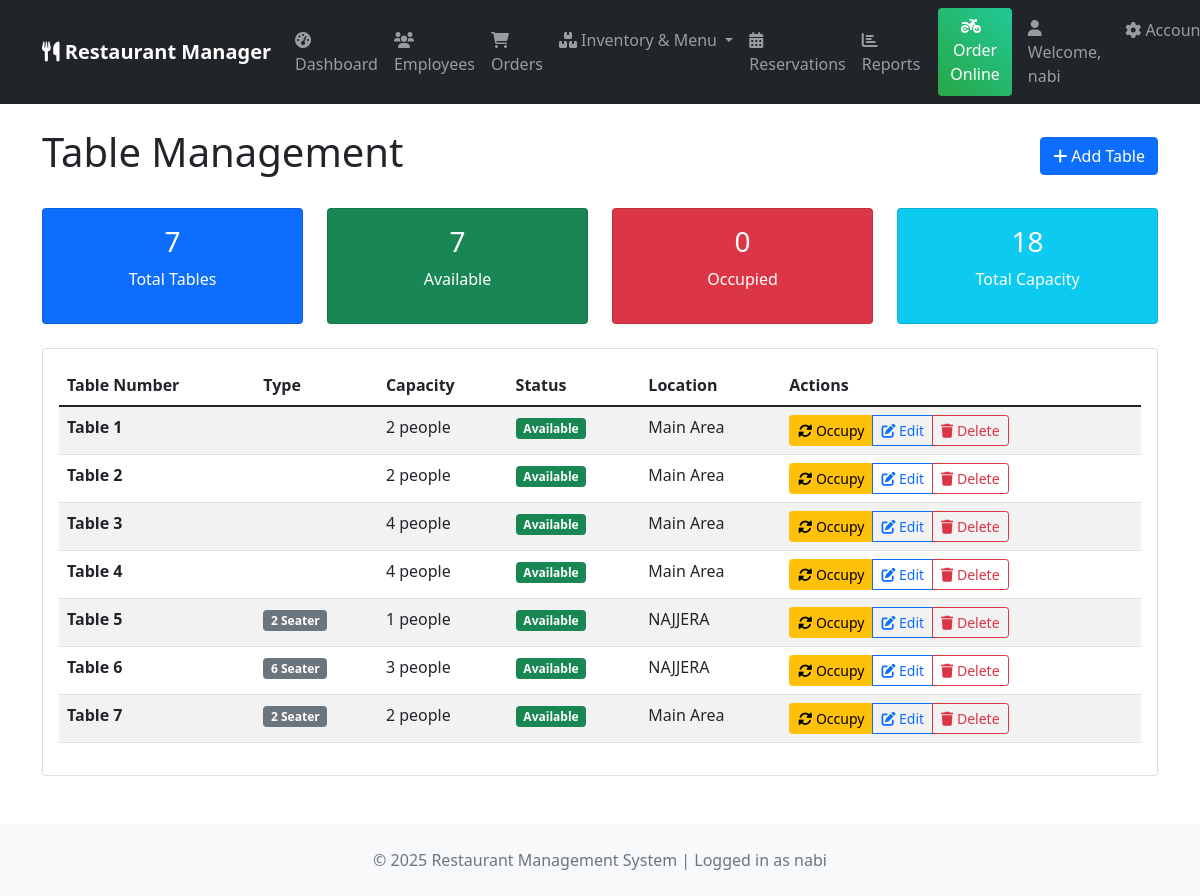
Page /reservations/tables/ (signed in) on the committed database.
### reservations/models.py (models this page shows, shortened)
class Table(models.Model):
    TABLE_TYPES = [
        ('2_seater', '2 Seater'),
        ('4_seater', '4 Seater'),
        ('6_seater', '6 Seater'),
        ('family', 'Family (8+)'),
    ]
    table_number = models.CharField(max_length=10, unique=True)
    table_type = models.CharField(max_length=20, choices=TABLE_TYPES)
    capacity = models.PositiveIntegerField()
    is_available = models.BooleanField(default=True)
    location_description = models.CharField(max_length=100, blank=True)
    branch = models.ForeignKey(Branch, on_delete=models.CASCADE, null=True, blank=True)
    class Meta:
        ordering = ['table_number']

### reservations/views.py (the view)
# urls.py: path('tables/', views.table_list, name='table_list'),
@login_required
def table_list(request):
    tables = Table.objects.all().order_by('table_number')
    total_tables = tables.count()
    available_tables = tables.filter(is_available=True).count()
    occupied_tables = tables.filter(is_available=False).count()
    total_capacity = sum(table.capacity for table in tables)
    return render(request, 'reservations/table_list.html', {
        'tables': tables,
        'total_tables': total_tables,
        'available_tables': available_tables,
        'occupied_tables': occupied_tables,
        'total_capacity': total_capacity,
    })

### core/context_processors.py (called while the page is built)
def restaurant_info(request):
    try:
        restaurant = Restaurant.objects.first()
    except:
        restaurant = None
    return {
        'restaurant': restaurant
    }

### templates/reservations/table_list.html (shortened to what this page needs)
{% extends 'base.html' %}
{% block content %}
<div class="d-flex justify-content-between align-items-center mb-4">
    <h1>Table Management</h1>
    <a href="{% url 'reservations:table_add' %}" class="btn btn-primary">
        <i class="fas fa-plus"></i> Add Table
    </a>
</div>
<div class="row mb-4">
    <div class="col-md-3">
        <div class="card bg-primary text-white">
            <div class="card-body text-center">
                <h3>{{ total_tables }}</h3>
                <p>Total Tables</p>
            </div>
        </div>
    </div>
    <div class="col-md-3">
        <div class="card bg-success text-white">
            <div class="card-body text-center">
                <h3>{{ available_tables }}</h3>
                <p>Available</p>
            </div>
        </div>
    </div>
    <div class="col-md-3">
        <div class="card bg-danger text-white">
            <div class="card-body text-center">
                <h3>{{ occupied_tables }}</h3>
                <p>Occupied</p>
            </div>
        </div>
    </div>
    <div class="col-md-3">
        <div class="card bg-info text-white">
            <div class="card-body text-center">
                <h3>{{ total_capacity }}</h3>
                <p>Total Capacity</p>
            </div>
        </div>
    </div>
</div>
<div class="card">
    <div class="card-body">
        <div class="table-responsive">
            <table class="table table-striped">
                <thead>
                    <tr>
                        <th>Table Number</th>
                        <th>Type</th>
                        <th>Capacity</th>
                        <th>Status</th>
                        <th>Location</th>
                        <th>Actions</th>
                    </tr>
                </thead>
                <tbody>
                    {% for table in tables %}
                    <tr>
                        <td>
                            <strong>Table {{ table.table_number }}</strong>
                        </td>
                        <td>
                            <span class="badge bg-secondary">{{ table.get_table_type_display }}</span>
                        </td>
                        <td>{{ table.capacity }} people</td>
                        <td>
                            <span class="badge bg-{% if table.is_available %}success{% else %}danger{% endif %}">
                                {% if table.is_available %}Available{% else %}Occupied{% endif %}
                            </span>
                        </td>
                        <td>{{ table.location_description|default:"Main Area" }}</td>
                        <td>
                            <div class="btn-group btn-group-sm">
                                <a href="{% url 'reservations:table_toggle' table.pk %}" class="btn btn-{% if table.is_available %}warning{% else %}success{% endif %}">
                                    <i class="fas fa-sync-alt"></i>
                                    {% if table.is_available %}Occupy{% else %}Available{% endif %}
                                </a>
                                <a href="{% url 'reservations:table_edit' table.pk %}" class="btn btn-outline-primary">
                                    <i class="fas fa-edit"></i> Edit
                                </a>
                                <a href="{% url 'reservations:table_delete' table.pk %}" class="btn btn-outline-danger">
                                    <i class="fas fa-trash"></i> Delete
                                </a>
                            </div>
                        </td>
                    </tr>
                    {% endfor %}
                </tbody>
            </table>
        </div>
    </div>
</div>
{% endblock %}

### templates/base.html (shortened to what this page needs)
<!DOCTYPE html>
<html lang="en">
<head>
    <link href="https://cdn.jsdelivr.net/npm/bootstrap@5.1.3/dist/css/bootstrap.min.css" rel="stylesheet">
    <link href="https://cdnjs.cloudflare.com/ajax/libs/font-awesome/6.0.0/css/all.min.css" rel="stylesheet">
</head>
<body>
    <nav class="navbar navbar-expand-lg navbar-dark bg-dark">
        <div class="container">
            <a class="navbar-brand" href="{% url 'core:dashboard' %}">
                <i class="fas fa-utensils"></i>
                {% if restaurant %}
                    {{ restaurant.name }} Manager
                {% else %}
                    Restaurant Manager
                {% endif %}
            </a>
            <div class="collapse navbar-collapse" id="navbarNav">
                <ul class="navbar-nav me-auto">
                    {% if user.is_authenticated %}
                    <li class="nav-item">
                        <a class="nav-link" href="{% url 'core:dashboard' %}">
                            <i class="fas fa-tachometer-alt"></i> Dashboard
                        </a>
                    </li>
                    <li class="nav-item">
                        <a class="nav-link" href="{% url 'core:employee_list' %}">
                            <i class="fas fa-users"></i> Employees
                        </a>
                    </li>
                    <li class="nav-item">
                        <a class="nav-link" href="{% url 'orders:order_list' %}">
                            <i class="fas fa-shopping-cart"></i> Orders
                        </a>
                    </li>
                    <li class="nav-item dropdown">
                        <a class="nav-link dropdown-toggle" href="#" role="button" data-bs-toggle="dropdown">
                            <i class="fas fa-boxes"></i> Inventory & Menu
                        </a>
                    </li>
                    <li class="nav-item">
                        <a class="nav-link" href="{% url 'reservations:reservation_dashboard' %}">
                            <i class="fas fa-calendar-alt"></i> Reservations
                        </a>
                    </li>
                    <li class="nav-item">
                        <a class="nav-link" href="{% url 'reports:reports_dashboard' %}">
                            <i class="fas fa-chart-bar"></i> Reports
                        </a>
                    </li>
                    {% endif %}
                </ul>
                <div class="navbar-nav">
                    <a class="btn btn-success online-order-btn me-3" href="{% url 'orders:online_order' %}">
                        <i class="fas fa-motorcycle me-2"></i>Order Online
                    </a>
                    {% if user.is_authenticated %}
                        <span class="navbar-text me-3">
                            <i class="fas fa-user"></i> Welcome, {{ user.get_full_name|default:user.username }}
                        </span>
                        <div class="nav-item dropdown">
                            <a class="nav-link dropdown-toggle" href="#" role="button" data-bs-toggle="dropdown">
                                <i class="fas fa-cog"></i> Account
                            </a>
                        </div>
                    {% else %}
                        <a class="nav-link" href="{% url 'login' %}">
                            <i class="fas fa-sign-in-alt"></i> Login
                        </a>
                    {% endif %}
                </div>
            </div>
        </div>
    </nav>
    <div class="container mt-4">
        {% block content %}
        {% endblock %}
    </div>
    <footer class="mt-5 py-4 bg-light">
        <div class="container text-center">
            <p class="text-muted mb-0">
                &copy; {% now "Y" %} Restaurant Management System
                {% if user.is_authenticated %}
                | Logged in as {{ user.username }}
                {% endif %}
            </p>
        </div>
    </footer>
</body>
</html>

### templates/base.html (style rules this page uses)
.navbar-brand { font-weight: 600; }
.navbar-nav .nav-link { padding: 8px 15px; margin: 2px 0; border-radius: 5px; transition: all 0.3s ease; }
.online-order-btn { background: linear-gradient(45deg, #28a745, #20c997); border: none; margin-left: 10px; }

### rows in the picture
Table: table_number "1", capacity "2", is_available "Available", location_description "Main Area"
Table: table_number "2", capacity "2", is_available "Available", location_description "Main Area"
Table: table_number "3", capacity "4", is_available "Available", location_description "Main Area"
Table: table_number "4", capacity "4", is_available "Available", location_description "Main Area"
Table: table_number "5", table_type "2 Seater", capacity "1", is_available "Available", location_description "NAJJERA"
Table: table_number "6", table_type "6 Seater", capacity "3", is_available "Available", location_description "NAJJERA"
Table: table_number "7", table_type "2 Seater", capacity "2", is_available "Available", location_description "Main Area"

### other values in the picture
{{ user.get_full_name|default:user.username }} "nabi"
{{ total_tables }} "7"
{{ available_tables }} "7"
{{ occupied_tables }} "0"
{{ total_capacity }} "18"
{{ user.username }} "nabi"
